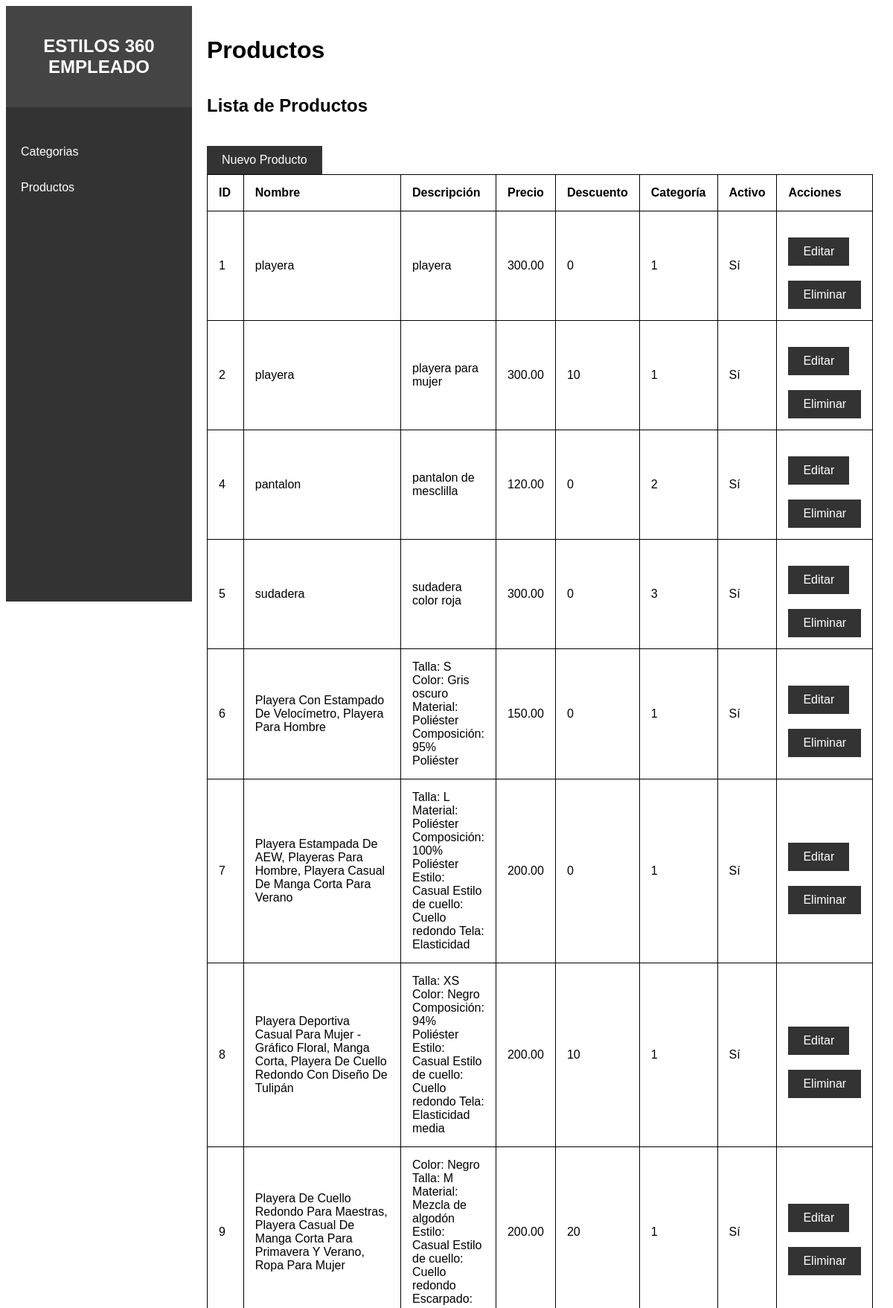
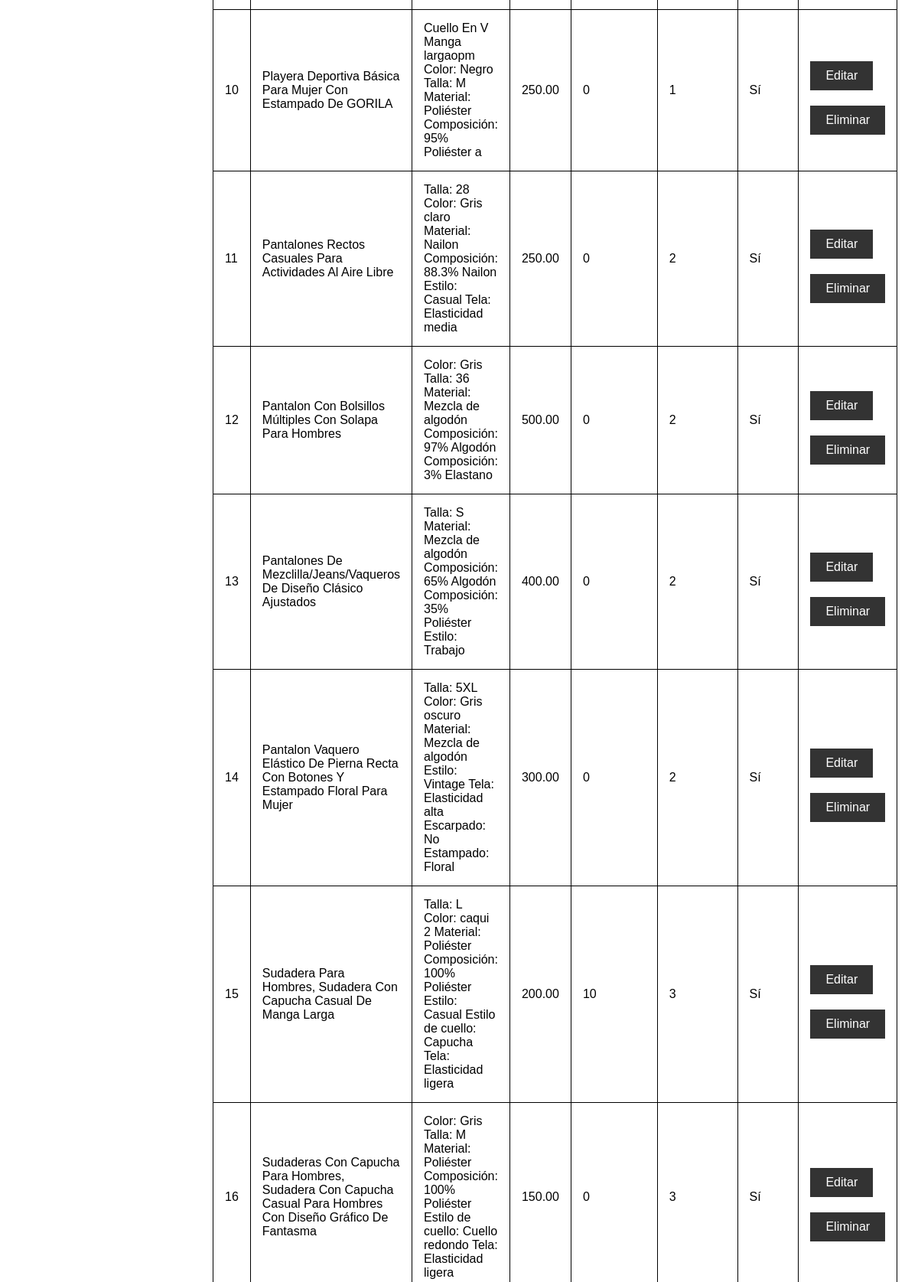
Screenshot of /trabajador/productos.php (upper part) with the database file from the repository (2 pictures, top to bottom).
### tables this page shows
CREATE TABLE `productos` (
  `id` int(11) NOT NULL,
  `nombre` varchar(200) NOT NULL,
  `descripcion` text NOT NULL,
  `precio` decimal(10,2) NOT NULL,
  `descuento` tinyint(3) NOT NULL DEFAULT 0,
  `categoria` int(11) NOT NULL,
  `activo` int(11) NOT NULL
);

### trabajador/productos.php (the view, shortened to what this page needs)
<?php
include 'db_config.php';
$sql = "SELECT * FROM productos";
$result = $conn->query($sql);
?>
<!DOCTYPE html>
<html lang="en">
<head>
    <link rel="stylesheet" href="css/styless.css">
</head>
<body>
<?php include 'menu.php'; ?>
    <div class="main-content">
        <header>
            <h1>Productos</h1>
        </header>
        <main>
            <h2>Lista de Productos</h2>
            <a href="nuevo_producto.php" class="button">Nuevo Producto</a>
            <table>
                <thead>
                    <tr>
                        <th>ID</th>
                        <th>Nombre</th>
                        <th>Descripción</th>
                        <th>Precio</th>
                        <th>Descuento</th>
                        <th>Categoría</th>
                        <th>Activo</th>
                        <th>Acciones</th>
                    </tr>
                </thead>
                <tbody>
                    <?php
                    if ($result->num_rows > 0) {
                        while($row = $result->fetch_assoc()) {
                            echo "<tr>";
                            echo "<td>" . $row["id"] . "</td>";
                            echo "<td>" . $row["nombre"] . "</td>";
                            echo "<td>" . $row["descripcion"] . "</td>";
                            echo "<td>" . $row["precio"] . "</td>";
                            echo "<td>" . $row["descuento"] . "</td>";
                            echo "<td>" . $row["categoria"] . "</td>";
                            echo "<td>" . ($row["activo"] ? 'Sí' : 'No') . "</td>";
                            echo "<td>";
                            echo "<a href='editar_producto.php?id=" . $row["id"] . "' class='button'>Editar</a> ";
                            echo "<a href='eliminar_producto.php?id=" . $row["id"] . "' class='button' onclick='return confirm(\"¿Estás seguro de que deseas eliminar este producto?\");'>Eliminar</a>";
                            echo "</td>";
                            echo "</tr>";
                        }
                    } else {
                        echo "<tr><td colspan='8'>No hay productos disponibles</td></tr>";
                    }
                    ?>
                </tbody>
            </table>
        </main>
    </div>
</body>
</html>

### trabajador/css/styless.css (style rules this page uses)
body { display: flex; font-family: Arial, sans-serif; }
.main-content { margin-left: 250px; padding: 20px; flex-grow: 1; }
header { display: flex; justify-content: space-between; align-items: center; }
table { width: 100%; border-collapse: collapse; }
table, th, td { border: 1px solid black; }
th, td { padding: 15px; text-align: left; }
.button { display: inline-block; padding: 10px 20px; background-color: #333; color: #fff; text-decoration: none; margin-top: 20px; }

### rows the page displays
productos: id "1", nombre "playera", descripcion "playera", precio "300.00", descuento "0", categoria "1", activo "Sí"
productos: id "2", nombre "playera", descripcion "playera para mujer", precio "300.00", descuento "10", categoria "1", activo "Sí"
productos: id "4", nombre "pantalon", descripcion "pantalon de mesclilla", precio "120.00", descuento "0", categoria "2", activo "Sí"
productos: id "5", nombre "sudadera", descripcion "sudadera color roja", precio "300.00", descuento "0", categoria "3", activo "Sí"
productos: id "6", nombre "Playera Con Estampado De Velocímetro, Playera Para Hombre", descripcion "Talla: S Color: Gris oscuro Material: Poliéster Composición: 95% Poliéster", precio "150.00", descuento "0", categoria "1", activo "Sí"
productos: id "7", nombre "Playera Estampada De AEW, Playeras Para Hombre, Playera Casual De Manga Corta Para Verano", descripcion "Talla: L Material: Poliéster Composición: 100% Poliéster Estilo: Casual Estilo de cuello: Cuello redondo Tela: Elasticidad", precio "200.00", descuento "0", categoria "1", activo "Sí"
productos: id "8", nombre "Playera Deportiva Casual Para Mujer - Gráfico Floral, Manga Corta, Playera De Cuello Redondo Con Diseño De Tulipán", descripcion "Talla: XS Color: Negro Composición: 94% Poliéster Estilo: Casual Estilo de cuello: Cuello redondo Tela: Elasticidad media", precio "200.00", descuento "10", categoria "1", activo "Sí"
productos: id "9", nombre "Playera De Cuello Redondo Para Maestras, Playera Casual De Manga Corta Para Primavera Y Verano, Ropa Para Mujer", descripcion "Color: Negro Talla: M Material: Mezcla de algodón Estilo: Casual Estilo de cuello: Cuello redondo Escarpado:", precio "200.00", descuento "20", categoria "1", activo "Sí"
productos: id "10", nombre "Playera Deportiva Básica Para Mujer Con Estampado De GORILA", descripcion "Cuello En V Manga largaopm Color: Negro Talla: M Material: Poliéster Composición: 95% Poliéster a", precio "250.00", descuento "0", categoria "1", activo "Sí"
productos: id "11", nombre "Pantalones Rectos Casuales Para Actividades Al Aire Libre", descripcion "Talla: 28 Color: Gris claro Material: Nailon Composición: 88.3% Nailon Estilo: Casual Tela: Elasticidad media", precio "250.00", descuento "0", categoria "2", activo "Sí"
productos: id "12", nombre "Pantalon Con Bolsillos Múltiples Con Solapa Para Hombres", descripcion "Color: Gris Talla: 36 Material: Mezcla de algodón Composición: 97% Algodón Composición: 3% Elastano", precio "500.00", descuento "0", categoria "2", activo "Sí"
productos: id "13", nombre "Pantalones De Mezclilla/Jeans/Vaqueros De Diseño Clásico Ajustados", descripcion "Talla: S Material: Mezcla de algodón Composición: 65% Algodón Composición: 35% Poliéster Estilo: Trabajo", precio "400.00", descuento "0", categoria "2", activo "Sí"
productos: id "14", nombre "Pantalon Vaquero Elástico De Pierna Recta Con Botones Y Estampado Floral Para Mujer", descripcion "Talla: 5XL Color: Gris oscuro Material: Mezcla de algodón Estilo: Vintage Tela: Elasticidad alta Escarpado: No Estampado: Floral", precio "300.00", descuento "0", categoria "2", activo "Sí"
productos: id "15", nombre "Sudadera Para Hombres, Sudadera Con Capucha Casual De Manga Larga", descripcion "Talla: L Color: caqui 2 Material: Poliéster Composición: 100% Poliéster Estilo: Casual Estilo de cuello: Capucha Tela: Elasticidad ligera", precio "200.00", descuento "10", categoria "3", activo "Sí"
productos: id "16", nombre "Sudaderas Con Capucha Para Hombres, Sudadera Con Capucha Casual Para Hombres Con Diseño Gráfico De Fantasma", descripcion "Color: Gris Talla: M Material: Poliéster Composición: 100% Poliéster Estilo de cuello: Cuello redondo Tela: Elasticidad ligera", precio "150.00", descuento "0", categoria "3", activo "Sí"
